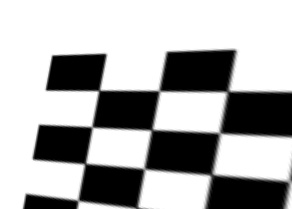
#> input picture CorrectedImage/AffineCorrectedcorrection2.jpg, 292 x 209 px
$ python final_lucas.py CorrectedImage/AffineCorrectedcorrection2.jpg CorrectedImage/AffineCorrectedto_correct.jpg   (Python 2 division)   (older library calls are emulated)
#> lines starting #> are read from the running program, lines starting #| are printed output that depends on the picture
import numpy as np
import cv2
from scipy.ndimage import convolve
import sys

source=cv2.imread(sys.argv[1])
#> source is the input picture: shape (209, 292, 3); min 0, max 255, mean 170.7
source=cv2.cvtColor(source, cv2.COLOR_BGR2GRAY)
#> source: shape (209, 292)
target=cv2.imread(sys.argv[2])
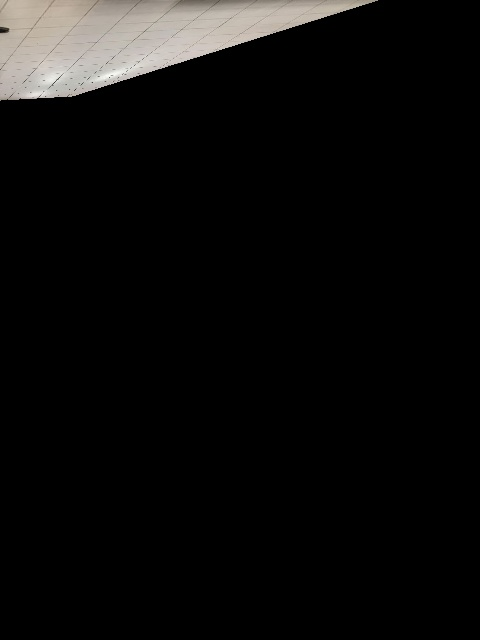
#> input picture CorrectedImage/AffineCorrectedto_correct.jpg, 480 x 640 px
#> target is the input picture: shape (640, 480, 3); mean B, G, R 12.2, 12.9, 13.5
target=cv2.cvtColor(target, cv2.COLOR_BGR2GRAY)
#> target: shape (640, 480)
source = source.astype('float32')
target = target.astype('float32')

shape_image=source.shape
#> shape_image = (209, 292)
error_val=0.005
iteration_limit=2500
parameters=6
# image shape 720 X 1280

p=np.zeros([parameters,1], dtype=np.float)
p[0]=1
p[3]=1
# [9 lines of commented-out code are left out]

def update_p(p,del_p):
	second=np.zeros([parameters,1], dtype=np.float)
	third=np.zeros([parameters,1], dtype=np.float)
	second[0]=p[0]*del_p[0]
	second[1]=p[1]*del_p[0]
	second[2]=p[0]*del_p[2]
	second[3]=p[1]*del_p[2]
	second[4]=p[0]*del_p[4]
	second[5]=p[1]*del_p[4]
	third[0]=p[2]*del_p[1]
	third[1]=p[3]*del_p[1]
	third[2]=p[2]*del_p[3]
	third[3]=p[3]*del_p[3]
	third[4]=p[2]*del_p[5]
	third[5]=p[3]*del_p[5]
	return p+del_p+second+third

def update_p_using_inverse(p,del_p):
	second=np.zeros([parameters,1], dtype=np.float)
	third=np.zeros([parameters,1], dtype=np.float)
	second[0]=del_p[0]*del_p[3]
	second[3]=del_p[0]*del_p[3]
	second[4]=del_p[3]*del_p[4]
	second[5]=del_p[0]*del_p[5]
	third[0]=del_p[1]*del_p[2]
	third[3]=del_p[1]*del_p[2]
	third[4]=del_p[2]*del_p[5]
	third[5]=del_p[1]*del_p[4]

	return update_p(p,-del_p-second+third)


# **********Precomutation******************
indices=np.indices(shape_image)
indices=np.transpose(indices,[1,2,0])
jacobian_wrap=np.zeros([shape_image[0],shape_image[1],2,6],)
jacobian_wrap[:,:,0,0]=indices[:,:,1]
jacobian_wrap[:,:,0,2]=indices[:,:,0]
jacobian_wrap[:,:,0,4]=1
jacobian_wrap[:,:,1,1:parameters]=np.copy(jacobian_wrap[:,:,0,0:parameters-1])
coun=0


# del_tx,del_ty=np.gradient(target)
del_tx = cv2.Sobel(target, cv2.CV_32F, 1, 0)
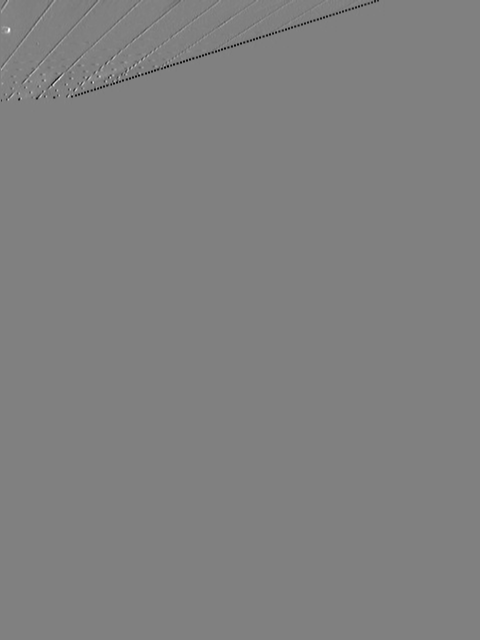
#> del_tx: shape (640, 480) float32; min -436, max 428, mean -0.4; drawn with min black and max white
del_ty = cv2.Sobel(target, cv2.CV_32F, 0, 1)
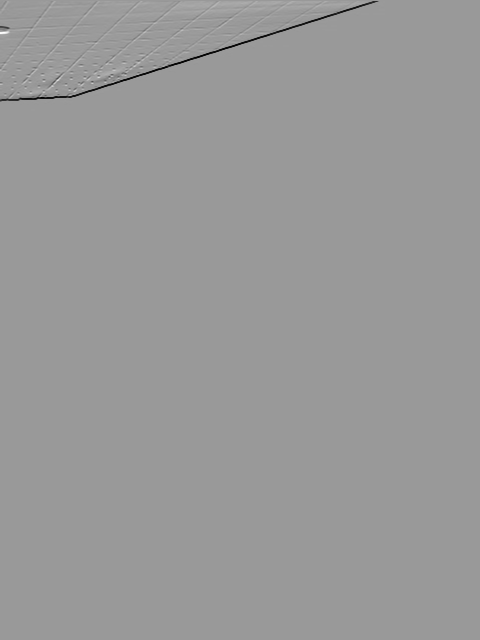
#> del_ty: shape (640, 480) float32; min -824, max 542, mean -1.4; drawn with min black and max white
# print del_tx.shape(720, 1280)

del_t=np.stack((del_tx,del_ty),axis=2)
del_t=del_t[:,:,np.newaxis,:]
#> (the run stopped early here; a loop or call above may not have finished)
